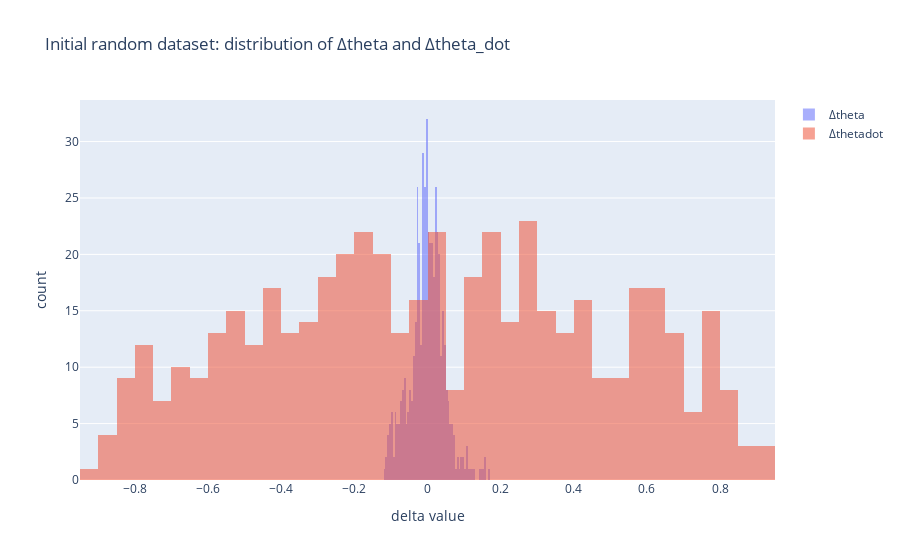

The code cell stored with this chart in its notebook:
### Code cell
# ============================
# Cell 2 — Render the RANDOM collection path (and collect X,Y)  ✅ CartPole version
#
# Fix:
#   ✅ Adds render_cartpole_frame_from_state() (pure PIL) so the line:
#        frame = render_cartpole_frame_from_state(...)
#      actually works.
#
# What you get:
#   - Runs random actions for n_steps (with resets as needed)
#   - Collects executed transitions:
#       X0: (N,6)  = [x_feat, xdot_feat, sinθ, cosθ, w_feat, u]
#       Ydx0, Ydxdot0, Ydth0, Ydthdot0  (each (N,1))
#   - Records frames (rgb) and displays an inline animation (JS HTML)
#   - Plots trajectories:
#       x(t), xdot(t), theta(t), thetadot(t), action(t)
#       phase plot: x vs xdot
#
# IMPORTANT:
#   - We DO NOT rely on env.render() / pygame.
#   - We render from state using a self-contained PIL renderer below.
#   - If your env does edge respawn and sets info["respawned"]=True, we DROP that transition.
# ============================

import numpy as np
import matplotlib.pyplot as plt
from matplotlib import animation
from IPython.display import HTML, display

from PIL import Image, ImageDraw

# ------------------------------------------------------------
# Pure-PIL renderer: (x, theta) -> RGB frame
# ------------------------------------------------------------
def render_cartpole_frame_from_state(
    x, theta,
    x_threshold=2.4,
    W=720, H=450,
    cart_width=70,
    cart_height=35,
    pole_length_px=160,
    pole_width=10,
):
    """
    Minimal CartPole render (rgb uint8) from state.
    Coordinates:
      - x in [-x_threshold, x_threshold] maps to screen track
      - theta: 0 = upright, pi = down (standard)
    """
    # background
    img = Image.new("RGB", (W, H), (245, 245, 245))
    dr = ImageDraw.Draw(img)

    # track line
    y_track = int(0.72 * H)
    dr.line([(0, y_track), (W, y_track)], fill=(210, 210, 210), width=4)

    # map x -> screen px
    # keep margins so cart stays visible
    margin = 40
    x_clamped = float(np.clip(x, -x_threshold, x_threshold))
    x_norm = (x_clamped + x_threshold) / (2 * x_threshold)  # [0,1]
    cx = int(margin + x_norm * (W - 2 * margin))
    cy = y_track - cart_height // 2

    # cart rectangle
    x0 = cx - cart_width // 2
    y0 = cy - cart_height // 2
    x1 = cx + cart_width // 2
    y1 = cy + cart_height // 2
    dr.rounded_rectangle([x0, y0, x1, y1], radius=8, fill=(60, 90, 160), outline=(30, 30, 30), width=2)

    # axle point on top of cart
    ax = cx
    ay = y0 + 6

    # pole end point
    # IMPORTANT: theta=0 is upright -> pole points UP, so use -cos/sin appropriately
    # Standard cartpole uses theta from vertical; here we draw:
    #   dx =  L * sin(theta)
    #   dy = -L * cos(theta)
    dx = pole_length_px * float(np.sin(theta))
    dy = -pole_length_px * float(np.cos(theta))
    px = ax + dx
    py = ay + dy

    # pole (as thick line)
    dr.line([(ax, ay), (px, py)], fill=(180, 50, 50), width=pole_width)

    # axle circle
    r = 8
    dr.ellipse([ax - r, ay - r, ax + r, ay + r], fill=(30, 30, 30))

    return np.asarray(img, dtype=np.uint8)


# ------------------------------------------------------------
# Random collection (rendered)
# ------------------------------------------------------------
def collect_random_transitions_rendered_cartpole(
    n_steps=500,
    seed=0,
    max_episode_steps=500,
    start_down=True,
    # rendering controls
    frame_stride=2,
    resize=(720, 450),
    fps=20,
    # edge-respawn handling (relies on your Cell 1 env.step() putting info["respawned"]=True)
    edge_respawn=True,
    respawn_penalty=-2.0,
    drop_respawn_transitions=True,
    verbose=True,
):
    rng = np.random.default_rng(seed)

    env_vis = make_env(
        render_mode=None,   # we render ourselves
        seed=seed,
        max_episode_steps=max_episode_steps,
        start_down=start_down,
        edge_respawn=edge_respawn,
        respawn_penalty=respawn_penalty,
    )

    obs, info = env_vis.reset(seed=seed)
    x, xdot, th, thdot = obs_to_state(obs)

    X_list, Ydx_list, Ydxdot_list, Ydth_list, Ydthdot_list = [], [], [], [], []

    traj_x, traj_xdot, traj_th, traj_thdot, traj_u = [], [], [], [], []
    frames = []
    dropped = 0
    resets = 0

    for t in range(n_steps):
        u = float(rng.uniform(U_MIN, U_MAX))

        obs2, reward, terminated, truncated, info = env_vis.step(np.array([u], dtype=np.float32))
        x2, xdot2, th2, thdot2 = obs_to_state(obs2)

        respawned = bool(isinstance(info, dict) and info.get("respawned", False))
        if respawned and drop_respawn_transitions:
            dropped += 1
        else:
            X_list.append(state_to_features(x, xdot, th, thdot, u))
            Ydx_list.append(x2 - x)
            Ydxdot_list.append(xdot2 - xdot)
            Ydth_list.append(wrap_pi(th2 - th))
            Ydthdot_list.append(thdot2 - thdot)

        traj_x.append(x)
        traj_xdot.append(xdot)
        traj_th.append(th)
        traj_thdot.append(thdot)
        traj_u.append(u)

        if (t % frame_stride) == 0:
            W, H = int(resize[0]), int(resize[1])
            frame = render_cartpole_frame_from_state(x2, th2, x_threshold=2.4, W=W, H=H)
            frames.append(frame)

        x, xdot, th, thdot = x2, xdot2, th2, thdot2

        if terminated or truncated:
            resets += 1
            obs, info = env_vis.reset(seed=int(seed + 123 + t))
            x, xdot, th, thdot = obs_to_state(obs)
            if verbose:
                print(f"[t={t:04d}] reset (terminated={terminated}, truncated={truncated})")

    env_vis.close()

    X0 = np.asarray(X_list, dtype=np.float64)
    Ydx0 = np.asarray(Ydx_list, dtype=np.float64).reshape(-1, 1)
    Ydxdot0 = np.asarray(Ydxdot_list, dtype=np.float64).reshape(-1, 1)
    Ydth0 = np.asarray(Ydth_list, dtype=np.float64).reshape(-1, 1)
    Ydthdot0 = np.asarray(Ydthdot_list, dtype=np.float64).reshape(-1, 1)

    traj = dict(
        x=np.asarray(traj_x, dtype=np.float64),
        xdot=np.asarray(traj_xdot, dtype=np.float64),
        theta=np.asarray(traj_th, dtype=np.float64),
        thetadot=np.asarray(traj_thdot, dtype=np.float64),
        u=np.asarray(traj_u, dtype=np.float64),
        dropped_respawn=int(dropped),
        resets=int(resets),
        steps=int(n_steps),
        kept=int(X0.shape[0]),
    )

    # ----------------------------
    # 1) show animation
    # ----------------------------
    if len(frames) > 0:
        fig = plt.figure(figsize=(resize[0] / 100, resize[1] / 100), dpi=100)
        plt.axis("off")
        im = plt.imshow(frames[0])

        def animate_fn(i):
            im.set_data(frames[i])
            return [im]

        ani = animation.FuncAnimation(
            fig,
            animate_fn,
            frames=len(frames),
            interval=1000 / float(fps),
            blit=True
        )
        plt.close(fig)
        display(HTML(ani.to_jshtml()))
    else:
        print("⚠️ No frames collected (check frame_stride / resize).")

    # ----------------------------
    # 2) trajectory plots
    # ----------------------------
    tgrid = np.arange(len(traj["x"]))

    plt.figure(figsize=(9, 3.8))
    plt.plot(tgrid, traj["x"], linewidth=2)
    plt.xlabel("t"); plt.ylabel("x")
    plt.title("Random collection: cart position x(t)")
    plt.grid(True, alpha=0.25); plt.show()

    plt.figure(figsize=(9, 3.8))
    plt.plot(tgrid, traj["xdot"], linewidth=2)
    plt.xlabel("t"); plt.ylabel("xdot")
    plt.title("Random collection: cart velocity xdot(t)")
    plt.grid(True, alpha=0.25); plt.show()

    plt.figure(figsize=(9, 3.8))
    plt.plot(tgrid, traj["theta"], linewidth=2)
    plt.xlabel("t"); plt.ylabel("theta (rad)")
    plt.title("Random collection: pole angle theta(t) (wrapped)")
    plt.grid(True, alpha=0.25); plt.show()

    plt.figure(figsize=(9, 3.8))
    plt.plot(tgrid, traj["thetadot"], linewidth=2)
    plt.xlabel("t"); plt.ylabel("thetadot (rad/s)")
    plt.title("Random collection: pole angular velocity thetadot(t)")
    plt.grid(True, alpha=0.25); plt.show()

    plt.figure(figsize=(9, 3.4))
    plt.plot(tgrid, traj["u"], linewidth=2)
    plt.xlabel("t"); plt.ylabel("u")
    plt.title("Random actions u(t)")
    plt.grid(True, alpha=0.25); plt.show()

    plt.figure(figsize=(6.8, 5.2))
    plt.scatter(traj["x"], traj["xdot"], s=10, alpha=0.55)
    plt.xlabel("x"); plt.ylabel("xdot")
    plt.title("Random collection path in state space (x vs xdot)")
    plt.grid(True, alpha=0.25); plt.show()

    print("Collected X0 shape:", X0.shape, " (6D features)")
    print("Targets shapes:", Ydx0.shape, Ydxdot0.shape, Ydth0.shape, Ydthdot0.shape)
    print(f"Kept={traj['kept']}  Dropped(respawn)={traj['dropped_respawn']}  Resets={traj['resets']}")

    return X0, Ydx0, Ydxdot0, Ydth0, Ydthdot0, frames, traj


# ---- run it ----
SEED = 0
X0, Ydx0, Ydxdot0, Ydth0, Ydthdot0, frames0, traj0 = collect_random_transitions_rendered_cartpole(
    n_steps=500,
    seed=SEED,
    max_episode_steps=500,
    start_down=True,
    frame_stride=2,
    resize=(720, 450),
    fps=20,
    edge_respawn=True,
    respawn_penalty=-2.0,
    drop_respawn_transitions=True,
    verbose=False,
)

# Optional: quick distribution sanity
import plotly.graph_objects as go
fig = go.Figure()
fig.add_trace(go.Histogram(x=Ydth0.flatten(), nbinsx=60, name="Δtheta"))
fig.add_trace(go.Histogram(x=Ydthdot0.flatten(), nbinsx=60, name="Δthetadot"))
fig.update_layout(
    title="Initial random dataset: distribution of Δtheta and Δtheta_dot",
    barmode="overlay",
    xaxis_title="delta value",
    yaxis_title="count",
)
fig.update_traces(opacity=0.55)
fig.show()

### Figure 1 — Plotly figure (JSON) as saved in the notebook; plotly's stock layout.template omitted (floating-point values rounded to 4 significant figures; data arrays with more than 128 entries replaced by an {"elided": "..."} marker saying what was removed)
{"data": [{"name": "Δtheta", "nbinsx": 60, "opacity": 0.55, "type": "histogram", "x": {"elided": "496 float values"}}, {"name": "Δthetadot", "nbinsx": 60, "opacity": 0.55, "type": "histogram", "x": {"elided": "496 float values"}}], "layout": {"barmode": "overlay", "title": {"text": "Initial random dataset: distribution of Δtheta and Δtheta_dot"}, "xaxis": {"title": {"text": "delta value"}}, "yaxis": {"title": {"text": "count"}}}}
